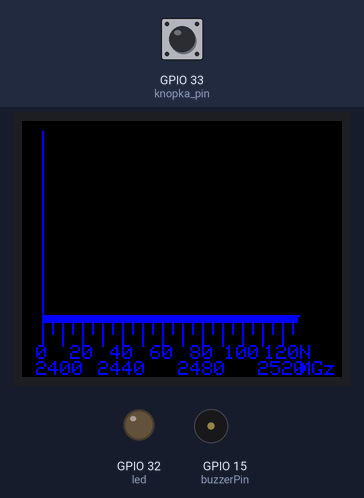
A program run on a simulated ESP32. Parts: 160×128 colour display, output pins drawn as LEDs (lit = HIGH), buzzer (waves = sounding, pin HIGH). The inputs (shaded band) are chosen by the test bench; at power-on: GPIO 33 (knopka_pin) HIGH. No radio packets arrive unless stated.

Above: at 0.2 s.
At 22.08 s:
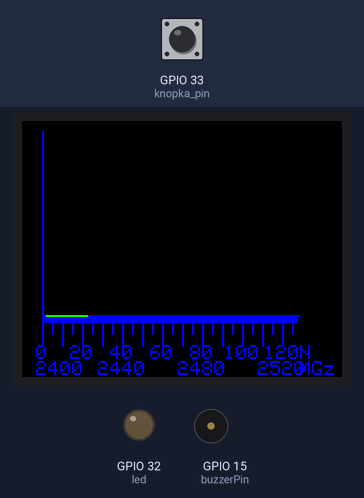
At 25.55 s:
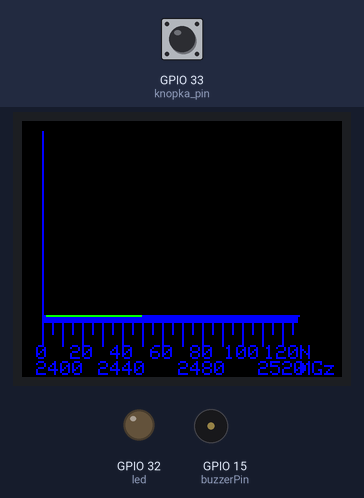
At 28.99 s:
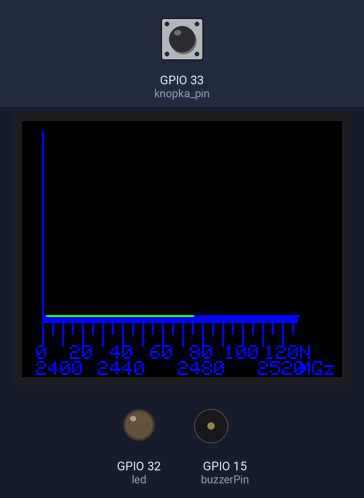
At 32.41 s:
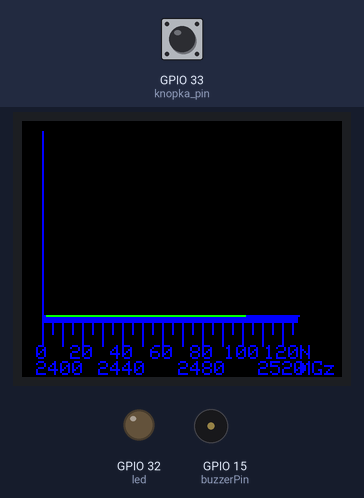
At 35.9 s:
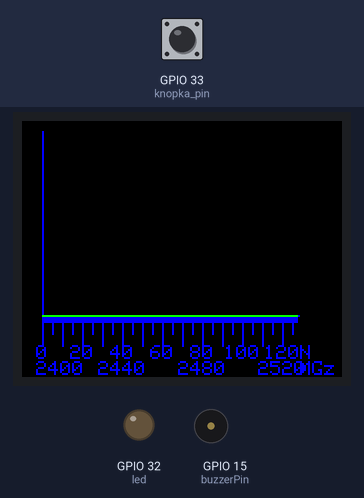

The program:

main.cpp
```cpp
#include <Arduino.h>
#include <SPI.h>
#include <RF24.h>
#include "nRF24L01.h"
#include <Adafruit_GFX.h>    // Включаємо бібліотеку для роботи з графікою
#include <Adafruit_ST7735.h> // Включаємо бібліотеку для дисплея ST7735


#define TFT_RST    27  // Пін скидання (RESET), -1 якщо не використовується
#define TFT_CS     26   // Пін вибору (CS)
#define TFT_DC     12   // Пін команд/даних (DC)
#define TFT_SCLK   14  // Альтернативний пін SPI Clock
#define TFT_MOSI   13  // Альтернативний пін SPI MOSI

                                  //************ змінні які треба змінити в залежності від опрошених датчиків*******
int knopka_pin = 33;
int led = 32;
int CE = 22; // GPIO для підключення радіо модуля
int CSN = 5; //GPIO для підключення радіо модуля
const int buzzerPin = 15; // Номер піна зумера

                                                          //***********************

// Об'єкт для роботи з дисплеєм
Adafruit_ST7735 tft = Adafruit_ST7735(TFT_CS, TFT_DC, TFT_MOSI, TFT_SCLK, TFT_RST);

// #define SPI_FREQUENCY  27000000 // Фактично встановлює 26,67 МГц = 80/3

RF24 radio(CE, CSN);


       uint8_t  Font_size                = 1;                                                               // Встановлюємо розмір шрифту
       uint8_t  Loading                  = 0;                                                               // перший прохід не зберігається
       uint8_t  ChannelScan              = 0;                                                               // номер сканованого каналу
       uint8_t  ChannelPrint             = 1;                                                               // номер каналу
       uint8_t  ChannelPowerNow[128];                                                                       // поточна потужність сигналів на кожному каналі
       uint8_t  ChannelPowerMax[128];                                                                       // максимальна потужність сигналів на кожному каналі
       uint8_t  ChannelPower[128];                                                                          // нормальна потужність сигналів на кожному каналі
       uint8_t  ChannelAnomali[128];                                                                        //Аномальна потужність
       uint16_t LoadingNormal            = 0;                                                              //Калібрування нормального значення каналу
       uint16_t ScanCycle                = 400;
       uint16_t PositionPoints[12];                                                                         // положення точок на дисплеї
const  uint16_t ColorBG          = ST7735_BLACK;                                                               // колір фону
const  uint16_t ColorScale       = ST7735_BLUE;                                                                // колір шкали та векторів графіка
const  uint16_t ColorTextLoad    = ST7735_WHITE;                                                               // колір тексту, що відображає відсотки при старті
const  uint16_t ColorGraphNow    = ST7735_WHITE;                                                               // колір графіка, що відображає поточні значення
const  uint16_t ColorGraphMax    = ST7735_RED;                                                                 // колір графіка, що відображає максимальні значення
const  uint16_t ColorNormal      = ST7735_GREEN;
const  uint16_t PositionLeft     = 10;                                                                      // крайнє ліве положення графіка на дисплеї
const  uint16_t PositionWidth    = 1;                                                                       // ширина одного каналу на дисплеї
const  uint16_t PositionTop      = 5;                                                                      // крайнє верхнє положення графіка на дисплеї
const  uint16_t PositionBottom   = 128;                                                                     // крайнє нижнє положення графіка на дисплеї
const  uint8_t  PositionHeight1  = 3;                                                                       // розмір кожної лінії каналів на нижній шкалі графіка
const  uint8_t  PositionHeight5  = 9;                                                                       // розмір кожної 5 лінії каналів на нижній шкалі графіка
const  uint8_t  PositionHeight10 = 15;                                                                      // розмір кожної 10 лінії каналів на нижній шкалі графіка
const  uint8_t  FG      = 3;                                                                                // множник значень графіка
const  uint16_t DiapazonChannel =  128;                                                                     // Кількість каналів радіо модуля

void setup(){
    Serial.begin(115200);
    pinMode(knopka_pin, INPUT_PULLUP);  // Встановлення підтяжки
    pinMode(led, OUTPUT);
    pinMode(buzzerPin, OUTPUT);
    ledcSetup(0, 5000, 8); // Ініціалізація LEDC для каналу 0
    ledcAttachPin(buzzerPin, 0); // Призначення каналу 0 піну зумера
//  підготовляємо дисплей та модуль до роботи
    tft.initR(INITR_BLACKTAB);                   // ініціюємо дисплей
    tft.fillScreen(ColorBG);                    //заливка кольором весь дисплей;
    tft.setTextSize(Font_size);                 // розмір шрифту
    tft.setRotation(3);                         //поворот экрана от 0 до 3
// ініціюємо роботу модуля nRF24L01+
    radio.begin();
    radio.setAutoAck(false);                                                                                // вимкнути режим підтвердження прийому
    memset(ChannelPowerNow, 0, sizeof(ChannelPowerNow));                                                    // заповнюємо всі елементи масиву ChannelPowerNow значенням 0
    memset(ChannelPowerMax, 0, sizeof(ChannelPowerMax));                                                    // заповнюємо всі елементи масиву ChannelPowerMax значенням 0

// Визначення розмірів шрифту
   char text[] = "W"; // Текст для вимірювання
    int16_t x, y; // Координати не важливі, оскільки ми не виводимо текст
    uint16_t w, h; // Визначаємо ширину та висоту прямокутника, який обмежує символ
    tft.getTextBounds(text, 0, 0, &x, &y, &w, &h);
  //**************

    PositionPoints[6]=PositionBottom-h;                                                 // положення тексту з номерами каналів
    PositionPoints[7]=PositionBottom-h*2;                                               // становище тексту з числами частот
    PositionPoints[8]=PositionBottom-h*2-PositionHeight10;                              // положення нульової координати по осі Y
//  виводимо нижню шкалу графіка для всього діапазону каналів
        tft.setTextColor(ColorScale);                                                                        // встановлюємо колір заливки шкали
    for(uint8_t i=0; i<128; i++){                                                                           // створюємо цикл по всьому діапазону каналів
        PositionPoints[9]=PositionLeft+i*PositionWidth;                                                     // положення координати чергового каналу по осі X
        tft.drawLine(PositionPoints[9],i?PositionPoints[8]:PositionTop,PositionPoints[9],PositionPoints[8]+(i%10?(i%5?PositionHeight1:PositionHeight5):PositionHeight10), ColorScale);  // виводимо вертикальні лінії шкали графіка
        if(i%20==0)                                                                        // % залишок від ділення на 20. 5 % 2 поверне 1
            {      // Виведення тексту на дисплей для кожного i, кратного 20
                int x = PositionPoints[9] - (i == 0 ? (w / 2) : (i < 100 ? w : w * 3 / 2));
                int y = PositionPoints[7];
                tft.setCursor(x, y);
                tft.print(i);
            }
        if(i%40==0)
         // виводимо текст - частоти каналів
        {
            int x = PositionPoints[9] - (i == 0 ? (w / 2) : (w * 2));
            int y = PositionPoints[6];
            tft.setCursor(x, y);
            tft.print((int)2400+i);
        }
    }   tft.drawLine(PositionLeft,PositionPoints[8],(PositionLeft+128*PositionWidth),PositionPoints[8],ColorScale); // виводимо горизонтальну лінію
        tft.setCursor(PositionLeft+129*PositionWidth, PositionPoints[7]);  // Встановлюєм позицію курсору на екрані
        tft.print("N");                             // виводимо назву шкали - номер каналу
        tft.setCursor(PositionLeft+129*PositionWidth, PositionPoints[6]);  // Встановлюєм позицію курсору на екрані
        tft.print("MGz");                             // виводимо назву шкали - частота каналу
}
bool glushitu = 0;      //Натиснуто глушити аномальні канали
unsigned long prT200 = 0; // час попередньої перевірки
// Порівняння з нормою та реакція
void scanNormal(){
    //Запис масиву норми
    if(LoadingNormal<= ScanCycle ){
    ChannelPower[ChannelScan]=ChannelPowerNow[ChannelScan];
    Serial.println("#: " + String(ChannelScan) + "= " + String(ChannelPower[ChannelScan]));
    Serial.println("#: " + String(LoadingNormal) );

                tft.fillRect((tft.width() ) / 2, PositionTop + 10, 160, 8, ColorBG); // Заповнюємо прямокутник фоновим кольором
                tft.setCursor((tft.width()) / 2, PositionTop + 10);
                tft.print((String)map(LoadingNormal,0,ScanCycle,0,100)+" %");                   //Виводим відсоток відсканованих каналів.

    }

//Реакція на перевищення норми
    if(LoadingNormal > ScanCycle ){
    int16_t temp = ChannelPowerNow[ChannelScan] - ChannelPower[ChannelScan];

            if (ChannelPower[ChannelScan] < 5 && temp > 4 ) //Зявився аномальний сигнал. При початковому рівні 0
            {
                ChannelAnomali[ChannelScan]=ChannelPowerNow[ChannelScan];
                Serial.println("0 рівеня #: " + String(ChannelScan)+ " = " + String(temp) );
            }else if(temp > 8){
                ChannelAnomali[ChannelScan]=ChannelPowerNow[ChannelScan];
                Serial.println("зайнятий канал #: " + String(ChannelScan)+ " = " + String(temp) );
            }else{ChannelAnomali[ChannelScan]=0;}

    }

    for(int i = 0; i < DiapazonChannel; i++){
    if(ChannelAnomali[i] >0 && glushitu==1){ // && (millis() - prT200) > 2000
    tone(buzzerPin, 523);
    digitalWrite(led, HIGH);
    prT200 = millis();

    }

    }

    if((millis() - prT200) > 200){
    noTone(buzzerPin);

    }


}

void deblokuvany(){
        if(glushitu==0){
        digitalWrite(led, LOW);
                for(int i = 0; i < DiapazonChannel; i++){
                    ChannelAnomali[i] = 0;
                    ChannelPowerMax[i] = 0;
                }
    }
}

byte address[][6] = {"1Node","2Node","3Node","4Node","5Node","6Node"};
void podavlenny(){
    // if(xx ==0){
         for(uint8_t i=0; i<128; i++){Serial.println("#Channel : " + String(i) + "= " + String(ChannelAnomali[i]));} //для налаштування. можна видалити.
    //      xx = 1;
    // }

            for (int i = 0; i < DiapazonChannel; i++) {
                if(ChannelAnomali[i] != 0){
                        radio.stopListening(); //переводить модуль в режим очікування відправки даних.
                        radio.setPALevel(RF24_PA_HIGH);
                        // radio.openWritingPipe(address[1]);
                        radio.setChannel(i);  //вказуємо в якому каналі працювати. За замовченням 76 (0x4C). Всього 126.
                        radio.setDataRate (RF24_250KBPS); //Швидкість обміну. На вибір RF24_2MBPS, RF24_1MBPS, RF24_250KBPS
                        // повинна бути однакова на приймачі та передавачі!
                        //за найнижчої швидкості маємо найвищу чутливість і дальність!!
                        long comand = 2078119397;    // дані відправленні в канал

                            // radio.powerUp(); // Включити радіо передавач
                            radio.write(&comand, sizeof(comand));


                        // ввімкнення радіо на читання
                        // radio.startListening();//переводить модуль в режим очікування прийому даних.
                        // radio.powerDown(); // Вимкнути радіо передавач
                }
            }


}


void loop(){
    deblokuvany();
    glushitu = digitalRead(knopka_pin);
    // if(glushitu ==0 ){podavlenny();}
// скануємо черговий канал та зберігаємо його дані
    radio.setChannel(ChannelScan);                                                                            // встановлюємо черговий канал роботи модуля
    radio.startListening();                                                                                 // починаємо прослуховувати черговий канал
    delayMicroseconds(128);                                                                                  // Прослуховуємо канал задану кількість часу
    radio.stopListening();                                                                                  // зупиняємо прослуховування
    if(radio.testRPD()){ChannelPowerNow[ChannelScan]++; //testCarrier() або testRPD якщо сигнал на вказаному каналі мав потужність > -64 дБм, то збільшуємо значення масиву ChannelPowerNow для поточного каналу
    // Serial.println("#: " + String(ChannelScan) + "= " + String(ChannelPowerNow[ChannelScan]));
    }
    if (ChannelPowerMax[ChannelScan]<ChannelPowerNow[ChannelScan]){                                         // якщо потужність відсканованого каналу перевищує раніше отримане максимальне значення цього каналу, то ...
        ChannelPowerMax[ChannelScan]=ChannelPowerNow[ChannelScan];                                          // зберігаємо потужність відсканованого каналу як максимальну
        scanNormal();
        // if(glushitu == 1){scanNormal();}
        if(LoadingNormal<=ScanCycle){LoadingNormal++;}
    }   ChannelScan++;                                                                                     // збільшуємо номер сканованого каналу
//  виводимо отримані дані                                                                              // дані виводяться по одному каналу через повний цикл сканування всіх каналів
    if(ChannelScan==127){                                                                                   // якщо було проскановано останній можливий канал, то ...
        ChannelScan=0;                                                                                      // переходимо до 0 каналу
// якщо це перший прохід по діапазону каналів після запуску, то ...
        if(Loading<=128){
            Loading++;                                                                                      // збільшуємо лічильник каналів

            tft.setTextColor(ColorTextLoad);                                                                 // встановлюємо колір тексту, що відображає відсотки при старті

            // if(Loading>=128)
            // {

            // tft.setCursor((tft.width()) / 2, PositionTop + 10);
            // tft.fillRect((tft.width() ) / 2, PositionTop + 10, 160, 8, ColorBG); // Заповнюємо прямокутник фоновим кольором. для стирання
            // }
            // else{

            //     tft.fillRect((tft.width() ) / 2, PositionTop + 10, 160, 8, ColorBG); // Заповнюємо прямокутник фоновим кольором
            //     tft.setCursor((tft.width()) / 2, PositionTop + 10);
            //     tft.print((String)map(Loading,0,128,0,100)+" %");                   //Виводим відсоток відсканованих каналів.

            //     }
        }else{
// якщо це не перший прохід діапазоном каналів, то ...
//         Розраховуємо положення точок графіків на дисплеї
            PositionPoints[0]=PositionPoints[8]-ChannelPowerMax[ChannelPrint-1]*FG; if(PositionPoints[0]<PositionTop){PositionPoints[0]=PositionTop;} // координата 1 точки по осі Y для графіка максимальних значень
            PositionPoints[1]=PositionPoints[8]-ChannelPowerMax[ChannelPrint  ]*FG; if(PositionPoints[1]<PositionTop){PositionPoints[1]=PositionTop;} // координата 2 точки по осі Y для графіка максимальних значень
            PositionPoints[2]=PositionPoints[8]-ChannelPowerNow[ChannelPrint-1]*FG; if(PositionPoints[2]<PositionTop){PositionPoints[2]=PositionTop;} // координата 1 точки по осі Y для графіка поточних значень
            PositionPoints[3]=PositionPoints[8]-ChannelPowerNow[ChannelPrint  ]*FG; if(PositionPoints[3]<PositionTop){PositionPoints[3]=PositionTop;} // координата 2 точки по осі Y для графіка поточних значень
            PositionPoints[4]=(ChannelPrint-1)*PositionWidth+PositionLeft;                                  // координата 1 точки по осі X для обох графіків
            PositionPoints[5]= ChannelPrint   *PositionWidth+PositionLeft;                                  // координата 2 точки по осі X для обох графіків
    PositionPoints[10]=PositionPoints[8]-ChannelPower[ChannelPrint-1]*FG; if(PositionPoints[10]<PositionTop){PositionPoints[10]=PositionTop;} // координата 1 точки по осі Y для графіка поточних значень
    PositionPoints[11]=PositionPoints[8]-ChannelPower[ChannelPrint  ]*FG; if(PositionPoints[11]<PositionTop){PositionPoints[11]=PositionTop;} // координата 2 точки по осі Y для графіка поточних значень
   // Виводимо графіки на дисплей
            tft.setTextColor(ColorBG);       tft.fillRect(PositionPoints[4]+1,0,PositionPoints[5],PositionPoints[8],ColorBG);                              // стираємо з дисплею частину попередніх графіків
            tft.setTextColor(ColorScale);    tft.drawLine(PositionPoints[4],PositionPoints[8],PositionPoints[5],PositionPoints[8],ColorScale);                // виводимо горизонтальну частину лінії шкали
            tft.setTextColor(ColorGraphMax); tft.drawLine(PositionPoints[4],PositionPoints[0],PositionPoints[5],PositionPoints[1],ColorGraphMax);                // виводимо графік максимальних даних
            tft.setTextColor(ColorGraphNow); tft.drawLine(PositionPoints[4],PositionPoints[2],PositionPoints[5],PositionPoints[3],ColorGraphNow);                // виводимо графік поточних даних

            tft.drawLine(PositionPoints[4],PositionPoints[10],PositionPoints[5],PositionPoints[11],ColorNormal);

        }   ChannelPowerNow[ChannelPrint-1]=0;                                                                     // стираємо показання потужності для щойно виведеного каналу
            ChannelPrint++; if(ChannelPrint==128){ChannelPrint=1;}                                          // збільшуємо номер каналу, що виводиться
    }
}
```
